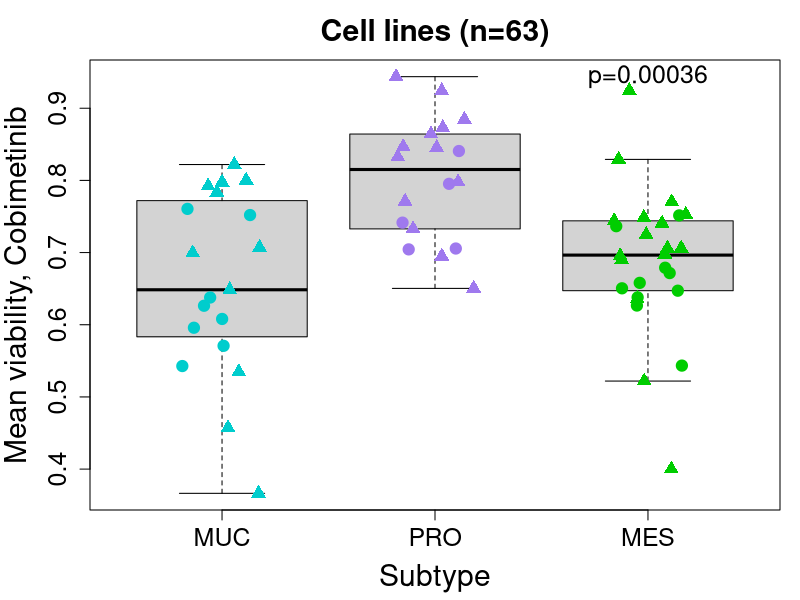

R code for this plot:
data <- read.table("../data/CellLineDrugResponse_SubtypeAssociation.tsv", sep="\t", header=TRUE, check.names=FALSE)
gCSI <- read.table("../data/CellLineDrugResponse_MeanViability.tsv", sep="\t", header=TRUE, check.names=FALSE)
gCSI <- gCSI[!gCSI$Subtype %in% "unclassified", ]

# Associate MEK/ERKi response with subtype
target <- c("MEK2, MEK1", "ERK")
compounds <- as.character(data$`gCGC ID`[which(data$TARGET_NAME %in% target)])
targetsID <- as.character(data$TARGET_NAME[which(data$TARGET_NAME %in% target)])
data.gCSI <- gCSI[, compounds]
rownames(data.gCSI) <- gCSI[, "Cell line"]
colnames(data.gCSI) <- paste0(compounds, " (", targetsID, ")")
nbTumors <- nrow(data.gCSI)

subtypes <- factor(gCSI$Subtype, levels=c("MUC", "PRO", "MES"))
colors <- rep("cyan3", nbTumors)
colors[subtypes %in% "PRO"] <- "mediumpurple2"
colors[subtypes %in% "MES"] <- "green3"
pchs <- rep(19, nbTumors)
pchs[!gCSI$KRAS] <- 17

i <- "gCGC00062 (MEK2, MEK1)"
pdf("../figures/Fig4_CellLines_CobimetinibVsSubtype.pdf", width=5.5, height=6.5)
par(mar=c(4.5,4.5,3,1))
pval <- signif(kruskal.test(data.gCSI[,i] ~ subtypes)$p.value,2)
boxplot(data.gCSI[,i] ~ subtypes, ylab="Mean viability, Cobimetinib", xlab="Subtype",
			main=paste0("Cell lines (n=",nbTumors,")"),
			cex.lab=1.8, cex.axis=1.5, cex.main=1.8, outline=FALSE,
			ylim=range(data.gCSI[,i], na.rm=TRUE))
points(jitter(as.numeric(subtypes)), data.gCSI[,i], col=colors, pch=pchs, cex=1.5)
text(x=3, y=max(data.gCSI[,i], na.rm=TRUE), labels=paste0("p=",pval), cex=1.5)
dev.off()

subtypes <- factor(gCSI$Subtype, levels=c("MUC", "PRO", "MES"))
MAPK <- gCSI$MAPK

rsq <- ANOVA.pvalues <- c()
for (i in c(1:ncol(data.gCSI))) {
	model1 <- lm(data.gCSI[,i] ~ subtypes)
	model2 <- lm(data.gCSI[,i] ~ MAPK)
	model3 <- lm(data.gCSI[,i] ~ subtypes + MAPK)
	value <- c(summary(model1)$r.squared, summary(model2)$r.squared, summary(model3)$r.squared)
	rsq <- cbind(rsq, value)
	ANOVA.pvalues <- c(ANOVA.pvalues, anova(model2, model3)$"Pr(>F)"[2])
}
colnames(rsq) <- colnames(data.gCSI)
rownames(rsq) <- c("subtype", "MAPK", "subtype + MAPK")
names(ANOVA.pvalues) <- colnames(data.gCSI)
